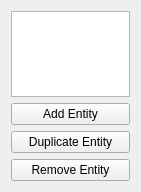
<?xml version="1.0" encoding="UTF-8"?>
<ui version="4.0">
 <class>HierarchyWidget</class>
 <widget class="QWidget" name="HierarchyWidget">
  <property name="geometry">
   <rect>
    <x>0</x>
    <y>0</y>
    <width>141</width>
    <height>192</height>
   </rect>
  </property>
  <property name="windowTitle">
   <string>Hierarchy</string>
  </property>
  <layout class="QVBoxLayout" name="verticalLayout">
   <item>
    <widget class="QListWidget" name="listWidget"/>
   </item>
   <item>
    <widget class="QPushButton" name="addButton">
     <property name="text">
      <string>Add Entity</string>
     </property>
    </widget>
   </item>
   <item>
    <widget class="QPushButton" name="duplicateButton">
     <property name="text">
      <string>Duplicate Entity</string>
     </property>
    </widget>
   </item>
   <item>
    <widget class="QPushButton" name="removeButton">
     <property name="text">
      <string>Remove Entity</string>
     </property>
    </widget>
   </item>
  </layout>
 </widget>
 <resources/>
 <connections/>
</ui>
